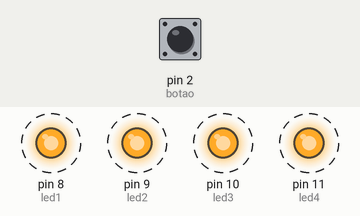
Simulated run of this sketch. Board: Arduino Uno, built with avr-gcc and run on an emulated ATmega328P. On the bench: output pins drawn as LEDs (lit = HIGH). Dashed ring = blinking. The test bench sets the inputs (shaded band); at power-on: pin 2 (botao) HIGH.

Above: at 2.25 s.
2.9 s: pin 2 (botao) pulled LOW for 0.9 s
At 3.65 s:
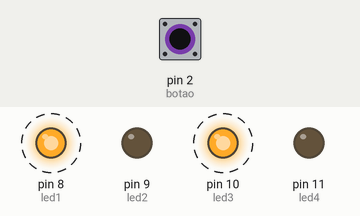
6.4 s: pin 2 (botao) pulled LOW for 0.9 s
At 7.4 s:
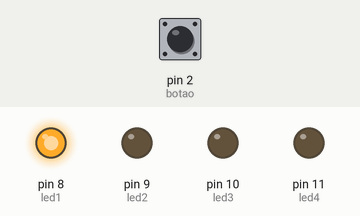
10.1 s: pin 2 (botao) pulled LOW for 3.2 s
At 13.0 s:
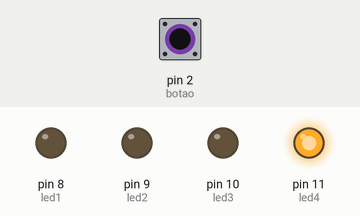
Timing chart, 0 to 21.0 s (numbered marks = the images above; inputs shaded):
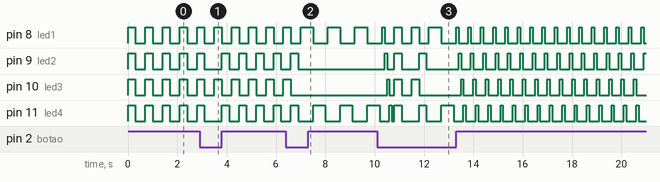

Measured:
- after the input at 6.4 s, pin 9 (led2): goes on until 6.9 s, then stays LOW; pin 10 (led3): goes on until 6.6 s, then stays LOW
- after the input at 10.1 s, pin 9 (led2): LOW → HIGH after 0.30 s, → LOW 0.10 s later, → HIGH 0.30 s later, → LOW 0.30 s later, … (37 changes in this stretch); pin 10 (led3): LOW → HIGH after 0.40 s, → LOW 0.10 s later, → HIGH 0.20 s later, → LOW 0.30 s later, … (36 changes in this stretch)
- by itself, pin 9 (led2): repeats every 0.70 s: HIGH 0.30 s, LOW 0.40 s
- by itself, pin 10 (led3): alternates HIGH for 0.30 s and LOW for 0.40 s

The sketch:

pull-up-leds.ino
```cpp
#define led1 8
#define led2 9
#define led3 10
#define led4 11

#define botao 2

int control = 0;


void setup()
{
  pinMode(led1, OUTPUT);
  pinMode(led2, OUTPUT);
  pinMode(led3, OUTPUT);
  pinMode(led4, OUTPUT);

  pinMode(botao, INPUT_PULLUP);
}

void loop()
{
  switch (control)
  {
    case 0:
      digitalWrite(led1, HIGH);
      digitalWrite(led2, HIGH);
      digitalWrite(led3, HIGH);
      digitalWrite(led4, HIGH);
      delay(300);

      digitalWrite(led1, LOW);
      digitalWrite(led2, LOW);
      digitalWrite(led3, LOW);
      digitalWrite(led4, LOW);
      delay(300);

      digitalWrite(led1, LOW);
      digitalWrite(led2, LOW);
      digitalWrite(led3, LOW);
      digitalWrite(led4, LOW);
   	  break;

    case 1:
      digitalWrite(led1, HIGH);
      digitalWrite(led2, LOW);
      digitalWrite(led3, HIGH);
      digitalWrite(led4, LOW);
      delay(300);

      digitalWrite(led1, LOW);
      digitalWrite(led2, HIGH);
      digitalWrite(led3, LOW);
      digitalWrite(led4, HIGH);
      delay(300);

      digitalWrite(led1, LOW);
      digitalWrite(led2, LOW);
      digitalWrite(led3, LOW);
      digitalWrite(led4, LOW);
      break;

    case 2:
      digitalWrite(led1, HIGH);
      digitalWrite(led4, LOW);
      delay(500);

      digitalWrite(led1, LOW);
      digitalWrite(led4, HIGH);
      delay(500);

      digitalWrite(led1, LOW);
      digitalWrite(led2, LOW);
      digitalWrite(led3, LOW);
      digitalWrite(led4, LOW);
      break;

    case 3:
      digitalWrite(led4, LOW);
      digitalWrite(led1, HIGH);
      delay(100);

      digitalWrite(led1, LOW);
      digitalWrite(led2, HIGH);
      delay(100);

      digitalWrite(led2, LOW);
      digitalWrite(led3, HIGH);
      delay(100);

      digitalWrite(led3, LOW);
      digitalWrite(led4, HIGH);
      delay(100);

      digitalWrite(led1, LOW);
      digitalWrite(led2, LOW);
      digitalWrite(led3, LOW);
      digitalWrite(led4, LOW);
      break;

    default:
      return;
  }

  if (digitalRead(botao) == LOW)
  {
    control = (control + 1) % 4;
  }

  delay(100);
}
```
